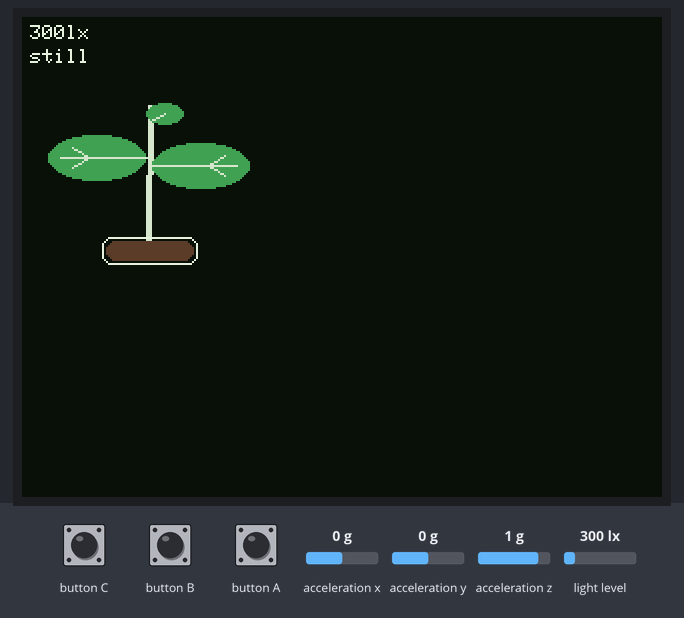
Recording of a sketch running on a simulated ESP32-S3. Parts: 320×240 colour display. Wiring (inferred from the names in the program): BH1750 light sensor at I2C address 0x23. The test bench sets the inputs (shaded band); at power-on: light level 300 lx, acceleration x 0 g, acceleration y 0 g, acceleration z 1 g. What the sketch prints to the serial monitor is not drawn.

Above: at 2.6 s.
2.7 s: light level set to 54 lx
At 4.4 s:
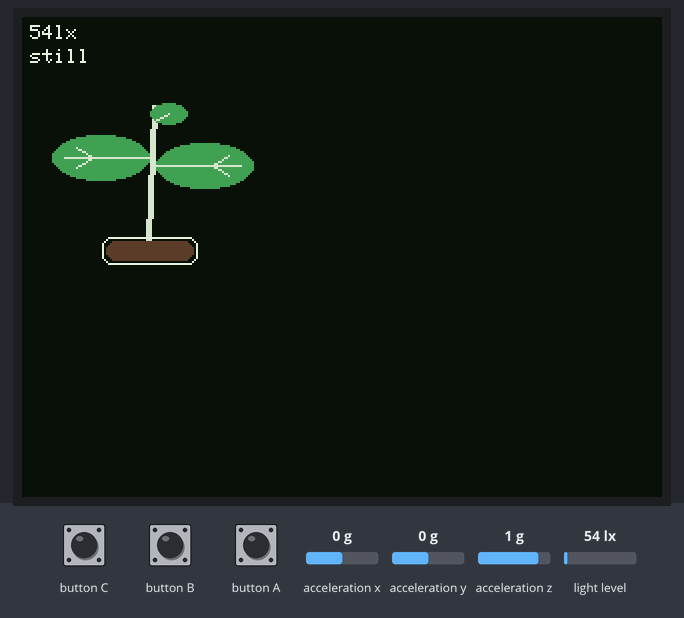
5.1 s: light level set to 44 lx
At 5.7 s:
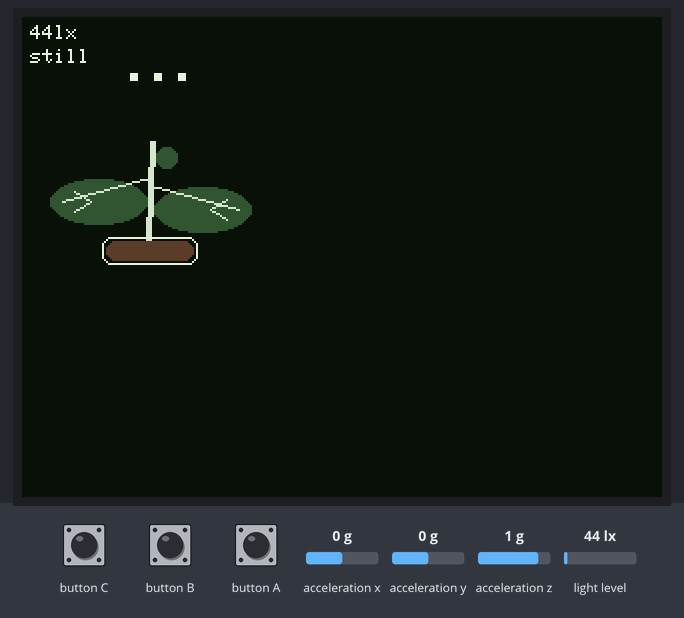
6.7 s: acceleration x set to -1.4 g
At 8.6 s:
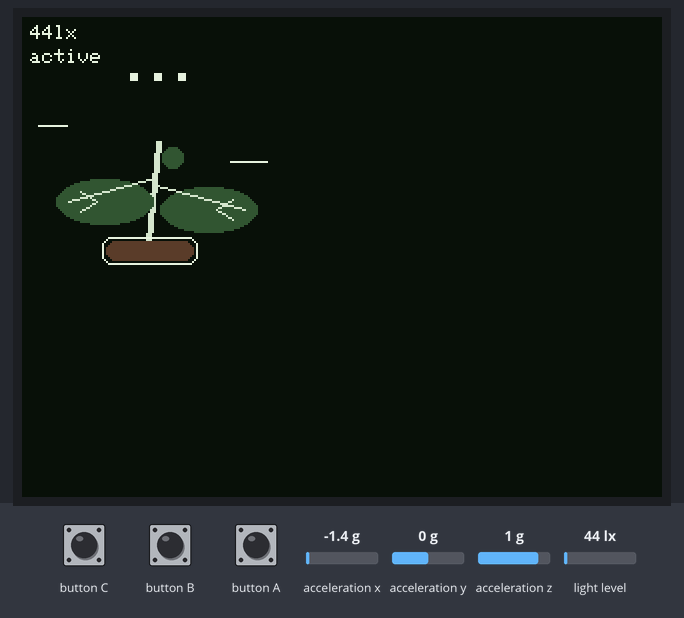
9.7 s: light level set to 500 lx
At 10.4 s:
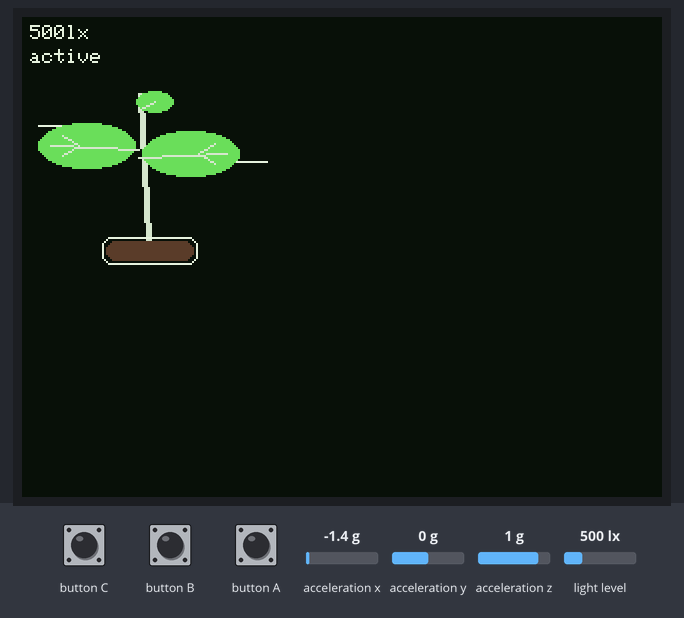
12.7 s: button C pressed for 3.2 s
17.4 s: acceleration x set to 0 g
At 19.7 s:
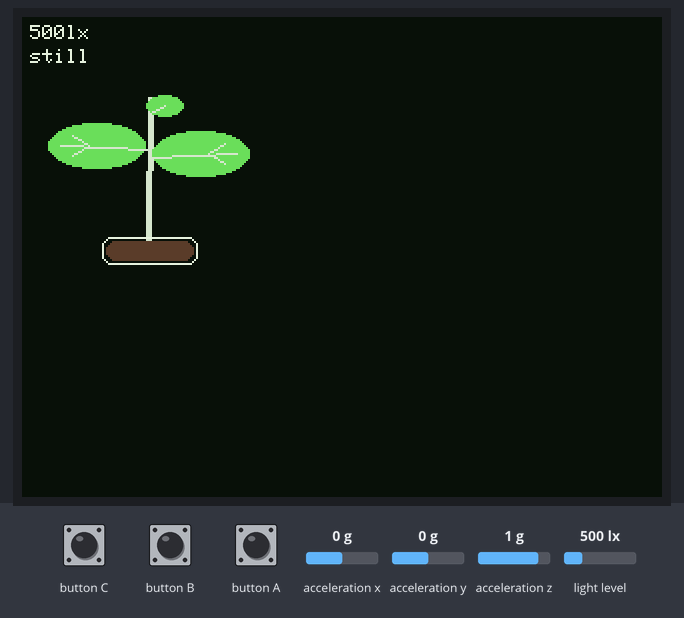
Timing chart, 0 to 21.2 s (numbered marks = the images above; inputs shaded):
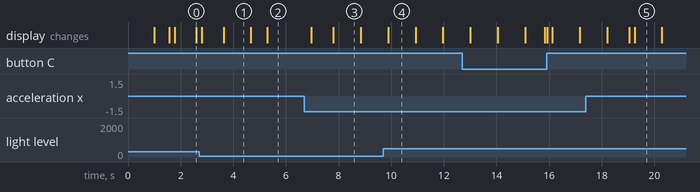

The sketch:

dlight_imu_oled_text_preview.ino
```cpp
/*
  出走小芽 Demo - DLight + IMU + OLED 文案逻辑预备版

  当前硬件：
  1. AtomS3R
  2. DLight / BH1750 光照传感器

  当前连接：
  AtomS3R Grove口 → DLight 光照传感器

  当前功能：
  1. DLight 读取真实光照 lux
  2. IMU 判断设备是否被移动
  3. M5 自带彩屏显示彩色植物
  4. 光照控制植物情绪
  5. 运动控制植物动作
  6. 根据 光照状态 + 运动状态 生成 OLED 文案
  7. 当前先把 OLED 文案打印到 Serial Monitor 预览

  当前不接 OLED。
  等分线器到了，再把 OLED 文案真正画到 OLED 上。
*/

#include <Arduino.h>
#include <Wire.h>
#include <M5Unified.h>
#include <math.h>


// =====================================================
// 1. DLight / BH1750 设置
// =====================================================

// AtomS3R Grove 口 I2C 引脚
#define SDA_PIN 2
#define SCL_PIN 1

// 你之前已经扫描到 DLight 地址是 0x23
#define BH1750_ADDR 0x23


// =====================================================
// 2. 光照阈值设置
// =====================================================

/*
  根据你们实测数据：

  手捂住：0 lux
  桌面平放：约 447 lux
  手电筒 20cm：约 530 lux
  手电筒 10cm：约 915 lux

  当前阈值：

  0 - 50 lux       NEED SUN
  50 - 500 lux     INDOOR
  500 - 800 lux    BRIGHT
  800+ lux         SUNLIGHT
*/

#define LUX_NEED_SUN_MAX 50
#define LUX_INDOOR_MAX   500
#define LUX_BRIGHT_MAX   800


// =====================================================
// 3. IMU 运动阈值设置
// =====================================================

/*
  两态：

  STILL:
  静止

  ACTIVE:
  被拿起来、移动、走路、晃动

  ACTIVE_THRESHOLD 越小越敏感。
  如果放桌上也容易 ACTIVE，就改大一点，比如 0.08。
  如果拿起来不够灵敏，就改小一点，比如 0.04。
*/

const float ACTIVE_THRESHOLD = 0.06;

// 检测到 ACTIVE 后保持 1.5 秒
const unsigned long ACTIVE_HOLD_TIME = 1500;

unsigned long lastActiveTime = 0;


// =====================================================
// 4. Serial Monitor 输出控制
// =====================================================

unsigned long lastPrintTime = 0;

// 每 800ms 打印一次
const unsigned long PRINT_INTERVAL = 800;


// =====================================================
// 5. 状态定义
// =====================================================

enum LightMood {
  LIGHT_NEED_SUN = 0,
  LIGHT_INDOOR   = 1,
  LIGHT_BRIGHT   = 2,
  LIGHT_SUNLIGHT = 3
};

enum MotionState {
  MOTION_STILL  = 0,
  MOTION_ACTIVE = 1
};

LightMood currentLightMood = LIGHT_INDOOR;
MotionState currentMotion = MOTION_STILL;


// =====================================================
// 6. OLED 文案结构
// =====================================================

/*
  这里是未来 OLED 要显示的文字结构。

  OLED 是 64x128 竖屏，宽度比较窄。
  所以每一行都要短。
*/

struct OLEDText {
  const char* title;
  const char* status;
  const char* line1;
  const char* line2;
};


// =====================================================
// 7. 动画变量
// =====================================================

int frame = 0;


// =====================================================
// 8. 颜色变量
// =====================================================

uint16_t COLOR_BG;
uint16_t COLOR_STEM;
uint16_t COLOR_LEAF;
uint16_t COLOR_LEAF_LIGHT;
uint16_t COLOR_LEAF_DARK;
uint16_t COLOR_SUN;
uint16_t COLOR_TEXT;
uint16_t COLOR_POT;


// =====================================================
// 9. BH1750 基础函数
// =====================================================

void bh1750WriteCommand(byte command) {
  Wire.beginTransmission(BH1750_ADDR);
  Wire.write(command);
  Wire.endTransmission();
}


float readLightLux() {
  /*
    BH1750 返回 2 个字节。
    lux = raw / 1.2
  */

  Wire.requestFrom(BH1750_ADDR, 2);

  if (Wire.available() == 2) {
    byte highByte = Wire.read();
    byte lowByte = Wire.read();

    unsigned int rawValue = (highByte << 8) | lowByte;

    float lux = rawValue / 1.2;

    return lux;
  }

  return -1;
}


// =====================================================
// 10. 根据 lux 判断光照状态
// =====================================================

LightMood getLightMoodFromLux(float lux) {
  if (lux < LUX_NEED_SUN_MAX) {
    return LIGHT_NEED_SUN;
  }

  if (lux < LUX_INDOOR_MAX) {
    return LIGHT_INDOOR;
  }

  if (lux < LUX_BRIGHT_MAX) {
    return LIGHT_BRIGHT;
  }

  return LIGHT_SUNLIGHT;
}


const char* lightMoodToText(LightMood mood) {
  if (mood == LIGHT_NEED_SUN) {
    return "NEED_SUN";
  }

  if (mood == LIGHT_INDOOR) {
    return "INDOOR";
  }

  if (mood == LIGHT_BRIGHT) {
    return "BRIGHT";
  }

  if (mood == LIGHT_SUNLIGHT) {
    return "SUNLIGHT";
  }

  return "UNKNOWN";
}


// =====================================================
// 11. IMU 运动判断
// =====================================================

float getMotionStrength(float ax, float ay, float az) {
  /*
    静止时：
    sqrt(ax^2 + ay^2 + az^2) 接近 1

    运动时：
    总加速度会偏离 1

    motionStrength 越大，说明运动越明显。
  */

  float totalAcc = sqrt(ax * ax + ay * ay + az * az);

  float motionStrength = abs(totalAcc - 1.0);

  return motionStrength;
}


MotionState updateMotionState(float motionStrength) {
  /*
    两态稳定判断：

    1. 当前运动强度超过阈值 → ACTIVE
    2. 最近 1.5 秒内检测到 ACTIVE → 继续保持 ACTIVE
    3. 否则 → STILL
  */

  unsigned long now = millis();

  if (motionStrength > ACTIVE_THRESHOLD) {
    lastActiveTime = now;
    return MOTION_ACTIVE;
  }

  if (now - lastActiveTime < ACTIVE_HOLD_TIME) {
    return MOTION_ACTIVE;
  }

  return MOTION_STILL;
}


const char* motionToText(MotionState motion) {
  if (motion == MOTION_STILL) {
    return "STILL";
  }

  if (motion == MOTION_ACTIVE) {
    return "ACTIVE";
  }

  return "UNKNOWN";
}


// =====================================================
// 12. OLED 文案逻辑
// =====================================================

/*
  这个函数根据：
  1. 光照状态 lightMood
  2. 运动状态 motion

  生成未来 OLED 上要显示的 4 行文字。

  当前只是生成文字，不真正显示到 OLED。
*/

OLEDText getOLEDText(LightMood lightMood, MotionState motion) {

  // ========== 1. 缺光 + 静止 ==========
  if (lightMood == LIGHT_NEED_SUN && motion == MOTION_STILL) {
    return {
      "City",
      "Need sun",
      "Too dark",
      "here..."
    };
  }

  // ========== 2. 缺光 + 移动 ==========
  if (lightMood == LIGHT_NEED_SUN && motion == MOTION_ACTIVE) {
    return {
      "City",
      "Moving",
      "Are we",
      "going out?"
    };
  }

  // ========== 3. 室内光 + 静止 ==========
  if (lightMood == LIGHT_INDOOR && motion == MOTION_STILL) {
    return {
      "City",
      "Indoor",
      "I am",
      "growing."
    };
  }

  // ========== 4. 室内光 + 移动 ==========
  if (lightMood == LIGHT_INDOOR && motion == MOTION_ACTIVE) {
    return {
      "City",
      "Carried",
      "Where are",
      "we going?"
    };
  }

  // ========== 5. 明亮 + 静止 ==========
  if (lightMood == LIGHT_BRIGHT && motion == MOTION_STILL) {
    return {
      "City",
      "Bright",
      "This light",
      "feels nice."
    };
  }

  // ========== 6. 明亮 + 移动 ==========
  if (lightMood == LIGHT_BRIGHT && motion == MOTION_ACTIVE) {
    return {
      "City",
      "Walking",
      "I feel",
      "the city."
    };
  }

  // ========== 7. 强光 + 静止 ==========
  if (lightMood == LIGHT_SUNLIGHT && motion == MOTION_STILL) {
    return {
      "City",
      "Sunlight",
      "I found",
      "the sun."
    };
  }

  // ========== 8. 强光 + 移动 ==========
  if (lightMood == LIGHT_SUNLIGHT && motion == MOTION_ACTIVE) {
    return {
      "City",
      "Outside",
      "We are",
      "alive!"
    };
  }

  // 默认情况
  return {
    "City",
    "Sprout",
    "I am",
    "here."
  };
}


// =====================================================
// 13. OLED 文案预览函数
// =====================================================

/*
  当前没有接 OLED，所以先把未来 OLED 的内容打印到 Serial Monitor。

  等分线器到了之后，这个函数可以替换成：

  drawOLEDText(oledText);

  然后用 u8g2.drawStr() 真正画到 OLED 上。
*/

void printOLEDTextPreview(OLEDText text) {

  Serial.println();
  Serial.println("----- OLED TEXT PREVIEW -----");

  Serial.println(text.title);
  Serial.println(text.status);
  Serial.println("-----------------------------");
  Serial.println(text.line1);
  Serial.println(text.line2);

  Serial.println("-----------------------------");
}


// =====================================================
// 14. 画植物
// =====================================================

void drawPlantOnM5(LightMood lightMood, MotionState motion, float lux) {
  /*
    M5 屏幕负责显示植物本体。

    光照影响：
    NEED SUN  → 低头、暗绿色
    INDOOR    → 普通呼吸
    BRIGHT    → 更精神
    SUNLIGHT  → 开心、有太阳

    运动影响：
    STILL  → 轻微呼吸
    ACTIVE → 左右摆动更明显
  */

  M5.Display.fillScreen(COLOR_BG);


  // -----------------------------
  // 14.1 基础动画参数
  // -----------------------------

  int phase = frame % 20;

  int sway = 0;

  if (phase < 5) {
    sway = -2;
  } else if (phase < 10) {
    sway = -1;
  } else if (phase < 15) {
    sway = 1;
  } else {
    sway = 2;
  }

  int breathe = (frame % 30 < 15) ? 0 : 2;


  // -----------------------------
  // 14.2 基础坐标
  // -----------------------------

  int centerX = 64;
  int baseY = 112;

  int topY = 44;
  int leafY = 70;
  int leafDrop = 0;
  int plantSway = sway;

  uint16_t leafColor = COLOR_LEAF;


  // -----------------------------
  // 14.3 光照控制植物情绪
  // -----------------------------

  if (lightMood == LIGHT_NEED_SUN) {
    // 缺光：矮一点，低头，叶片下垂
    topY = 62;
    leafY = 80;
    leafDrop = 12;
    leafColor = COLOR_LEAF_DARK;
  }

  else if (lightMood == LIGHT_INDOOR) {
    // 普通室内光：正常呼吸
    topY = 44 + breathe;
    leafY = 70;
    leafDrop = 0;
    leafColor = COLOR_LEAF;
  }

  else if (lightMood == LIGHT_BRIGHT) {
    // 明亮：更精神一点
    topY = 38 + breathe;
    leafY = 66;
    leafDrop = -2;
    leafColor = COLOR_LEAF_LIGHT;
  }

  else if (lightMood == LIGHT_SUNLIGHT) {
    // 强光：最开心，长高，叶片展开
    topY = 32 + breathe;
    leafY = 62;
    leafDrop = -6;
    leafColor = COLOR_LEAF_LIGHT;
  }


  // -----------------------------
  // 14.4 IMU 控制动作幅度
  // -----------------------------

  if (motion == MOTION_ACTIVE) {
    /*
      ACTIVE 时：
      小芽左右摆动更明显。
      表示它被用户拿起来/带着走。
    */
    plantSway = sway * 3;
  } else {
    /*
      STILL 时：
      只做轻微呼吸。
    */
    plantSway = sway;
  }

  if (lightMood == LIGHT_NEED_SUN && motion == MOTION_STILL) {
    /*
      缺光且静止时，不要左右摇太明显，
      更像低落地待着。
    */
    plantSway = 0;
  }


  // -----------------------------
  // 14.5 氛围元素：太阳 / 动线
  // -----------------------------

  if (lightMood == LIGHT_SUNLIGHT) {
    // 右上角太阳
    M5.Display.fillCircle(104, 22, 7, COLOR_SUN);

    // 小光点
    M5.Display.fillCircle(92, 36, 2, COLOR_SUN);
    M5.Display.fillCircle(113, 42, 2, COLOR_SUN);
    M5.Display.fillCircle(88, 20, 1, COLOR_SUN);
  }

  if (motion == MOTION_ACTIVE) {
    // ACTIVE 时加一点动线
    M5.Display.drawLine(8, 54, 22, 54, COLOR_TEXT);
    M5.Display.drawLine(104, 72, 122, 72, COLOR_TEXT);
  }

  if (lightMood == LIGHT_NEED_SUN) {
    // 缺光时三个小点
    M5.Display.setTextColor(COLOR_TEXT, COLOR_BG);
    M5.Display.setTextSize(2);
    M5.Display.setCursor(50, 18);
    M5.Display.print("...");
  }


  // -----------------------------
  // 14.6 画茎
  // -----------------------------

  M5.Display.drawLine(centerX - 2, baseY, centerX + plantSway,     topY, COLOR_STEM);
  M5.Display.drawLine(centerX - 1, baseY, centerX + plantSway + 1, topY, COLOR_STEM);
  M5.Display.drawLine(centerX,     baseY, centerX + plantSway + 2, topY, COLOR_STEM);


  // -----------------------------
  // 14.7 左叶片
  // -----------------------------

  int leftLeafX = centerX - 26 + plantSway;
  int leftLeafY = leafY + leafDrop;

  M5.Display.fillEllipse(
    leftLeafX,
    leftLeafY,
    24,
    11,
    leafColor
  );

  // 左叶叶脉
  M5.Display.drawLine(
    centerX + plantSway,
    leafY,
    leftLeafX - 18,
    leftLeafY,
    COLOR_STEM
  );

  M5.Display.drawLine(
    leftLeafX - 4,
    leftLeafY,
    leftLeafX - 12,
    leftLeafY - 5,
    COLOR_STEM
  );

  M5.Display.drawLine(
    leftLeafX - 4,
    leftLeafY,
    leftLeafX - 12,
    leftLeafY + 5,
    COLOR_STEM
  );


  // -----------------------------
  // 14.8 右叶片
  // -----------------------------

  int rightLeafX = centerX + 26 + plantSway;
  int rightLeafY = leafY + leafDrop + 4;

  M5.Display.fillEllipse(
    rightLeafX,
    rightLeafY,
    24,
    11,
    leafColor
  );

  // 右叶叶脉
  M5.Display.drawLine(
    centerX + plantSway,
    leafY + 4,
    rightLeafX + 18,
    rightLeafY,
    COLOR_STEM
  );

  M5.Display.drawLine(
    rightLeafX + 4,
    rightLeafY,
    rightLeafX + 12,
    rightLeafY - 5,
    COLOR_STEM
  );

  M5.Display.drawLine(
    rightLeafX + 4,
    rightLeafY,
    rightLeafX + 12,
    rightLeafY + 5,
    COLOR_STEM
  );


  // -----------------------------
  // 14.9 顶部新芽
  // -----------------------------

  int budX = centerX + plantSway + 8;
  int budY = topY + 4;

  if (lightMood == LIGHT_NEED_SUN) {
    // 缺光：顶部小芽收缩
    M5.Display.fillCircle(budX, budY + 4, 5, leafColor);
  }

  else if (lightMood == LIGHT_SUNLIGHT) {
    // 强光：顶部小芽展开
    M5.Display.fillEllipse(budX, budY, 12, 6, leafColor);

    M5.Display.drawLine(
      centerX + plantSway,
      topY + 8,
      budX,
      budY,
      COLOR_STEM
    );
  }

  else {
    // 普通 / 明亮
    M5.Display.fillEllipse(budX, budY, 9, 5, leafColor);

    M5.Display.drawLine(
      centerX + plantSway,
      topY + 8,
      budX,
      budY,
      COLOR_STEM
    );
  }


  // -----------------------------
  // 14.10 花盆
  // -----------------------------

  M5.Display.fillRoundRect(
    42,
    112,
    44,
    10,
    5,
    COLOR_POT
  );

  M5.Display.drawRoundRect(
    40,
    110,
    48,
    14,
    5,
    COLOR_TEXT
  );


  // -----------------------------
  // 14.11 小调试信息
  // -----------------------------
  /*
    这不是最终 UI，只是为了调试方便。

    如果你完全不想在 M5 上看到文字，
    可以把下面这一整段注释掉。
  */

  M5.Display.setTextSize(1);
  M5.Display.setTextColor(COLOR_TEXT, COLOR_BG);

  M5.Display.setCursor(4, 4);
  M5.Display.print((int)lux);
  M5.Display.print("lx");

  M5.Display.setCursor(4, 16);

  if (motion == MOTION_ACTIVE) {
    M5.Display.print("active");
  } else {
    M5.Display.print("still");
  }
}


// =====================================================
// 15. setup
// =====================================================

void setup() {
  Serial.begin(115200);
  delay(1000);

  // 初始化 M5
  auto cfg = M5.config();
  M5.begin(cfg);

  // 初始化颜色
  COLOR_BG = M5.Display.color565(12, 16, 14);
  COLOR_STEM = M5.Display.color565(210, 230, 200);
  COLOR_LEAF = M5.Display.color565(70, 160, 80);
  COLOR_LEAF_LIGHT = M5.Display.color565(110, 220, 95);
  COLOR_LEAF_DARK = M5.Display.color565(48, 85, 55);
  COLOR_SUN = M5.Display.color565(255, 205, 80);
  COLOR_TEXT = M5.Display.color565(230, 240, 220);
  COLOR_POT = M5.Display.color565(90, 60, 40);

  // 初始化 I2C
  Wire.begin(SDA_PIN, SCL_PIN);

  // 初始化 BH1750
  bh1750WriteCommand(0x01);  // Power On
  delay(10);

  bh1750WriteCommand(0x10);  // Continuous High Resolution Mode
  delay(200);

  // 开机提示
  M5.Display.fillScreen(COLOR_BG);
  M5.Display.setTextColor(COLOR_TEXT, COLOR_BG);
  M5.Display.setTextSize(1);
  M5.Display.setCursor(8, 8);
  M5.Display.print("Sprout demo");
  M5.Display.setCursor(8, 24);
  M5.Display.print("Text preview");

  Serial.println();
  Serial.println("DLight + IMU + OLED text preview demo start");
  Serial.println("--------------------------------");
  Serial.println("Light thresholds:");
  Serial.println("0-50    NEED_SUN");
  Serial.println("50-500  INDOOR");
  Serial.println("500-800 BRIGHT");
  Serial.println("800+    SUNLIGHT");
  Serial.println("--------------------------------");
  Serial.println("Motion:");
  Serial.println("STILL / ACTIVE");
  Serial.println("--------------------------------");
  Serial.println("OLED text will be previewed in Serial Monitor.");
  Serial.println("--------------------------------");
}


// =====================================================
// 16. loop
// =====================================================

void loop() {
  M5.update();

  // -----------------------------
  // 16.1 读取 DLight
  // -----------------------------

  float lux = readLightLux();

  if (lux < 0) {
    // 读取失败时显示错误
    M5.Display.fillScreen(COLOR_BG);
    M5.Display.setTextColor(COLOR_TEXT, COLOR_BG);
    M5.Display.setTextSize(1);
    M5.Display.setCursor(8, 8);
    M5.Display.print("DLight read fail");

    Serial.println("Failed to read DLight.");
    delay(500);
    return;
  }

  currentLightMood = getLightMoodFromLux(lux);


  // -----------------------------
  // 16.2 读取 IMU
  // -----------------------------

  float ax = 0;
  float ay = 0;
  float az = 0;

  M5.Imu.getAccelData(&ax, &ay, &az);

  float motionStrength = getMotionStrength(ax, ay, az);

  currentMotion = updateMotionState(motionStrength);


  // -----------------------------
  // 16.3 更新 M5 植物显示
  // -----------------------------

  drawPlantOnM5(currentLightMood, currentMotion, lux);


  // -----------------------------
  // 16.4 生成 OLED 文案
  // -----------------------------

  OLEDText oledText = getOLEDText(currentLightMood, currentMotion);


  // -----------------------------
  // 16.5 Serial Monitor 调试输出
  // -----------------------------

  if (millis() - lastPrintTime > PRINT_INTERVAL) {

    Serial.print("Lux: ");
    Serial.print(lux);
    Serial.print(" lx");

    Serial.print("  |  Light: ");
    Serial.print(lightMoodToText(currentLightMood));

    Serial.print("  |  Motion: ");
    Serial.print(motionToText(currentMotion));

    Serial.print("  |  strength: ");
    Serial.print(motionStrength, 3);

    Serial.print("  |  ax:");
    Serial.print(ax, 2);

    Serial.print(" ay:");
    Serial.print(ay, 2);

    Serial.print(" az:");
    Serial.println(az, 2);

    // OLED 文案预览
    printOLEDTextPreview(oledText);

    lastPrintTime = millis();
  }

  frame++;

  delay(120);
}
```

Measured:
- the behaviour switches between 50 and 49 lx on light level (found by bisection; images 1 and 2)
- after the input at 5.1 s, the display: changes after 0.19 s (image 2)
- after the input at 6.7 s, the display: first changes after 0.26 s (image 3 shows a later state)
- after the input at 9.7 s, the display: changes after 0.19 s (image 4)
- after the input at 17.4 s, the display: first differs from a run without the input after 1.6 s (image 5 shows a later state)
- what the display in image 1 shows lasts 1.1 s, from 3.6 s to 4.7 s
